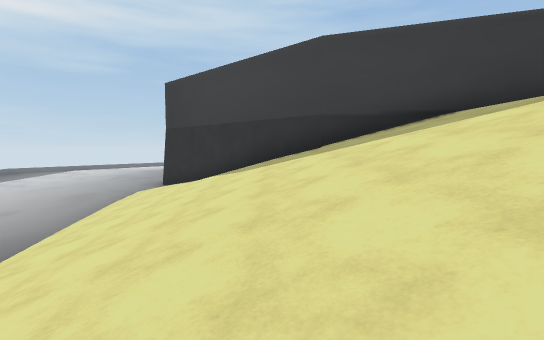
[1] (above)

16 first-person views from a walk through a scene from a Unity 3-D project. The camera is 1.2 m above the floor, tilts 4° down and sees 85° across. The floor is counted in squares, 2 m on a side. Each view is taken from the middle of a square. On the plan, view 1 faces up. The plan holds only what a view shows up to about 9 squares ahead; the rest is blank. The place goes on beyond the plan. Some animated figures are left out.

[2]
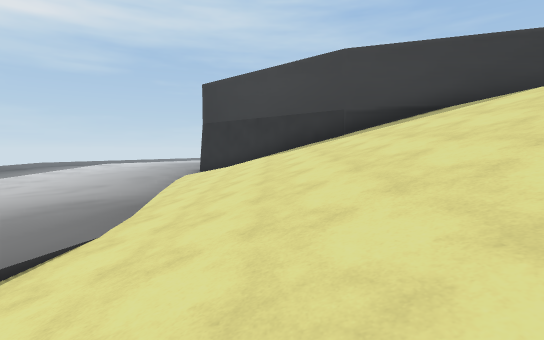

[3]
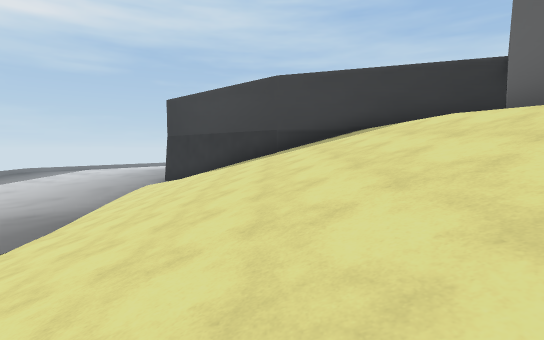

[4]
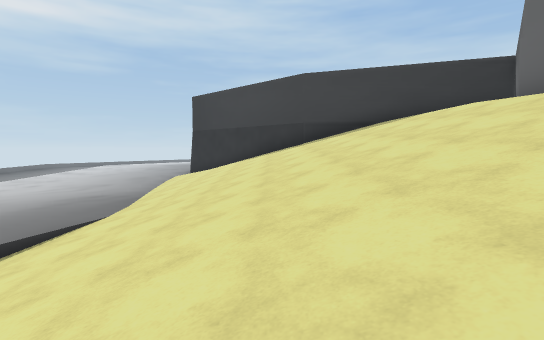

[5]
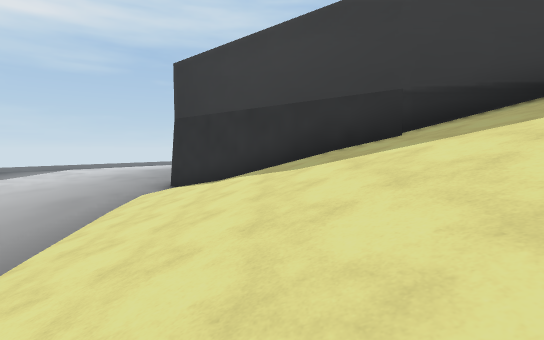

[6]
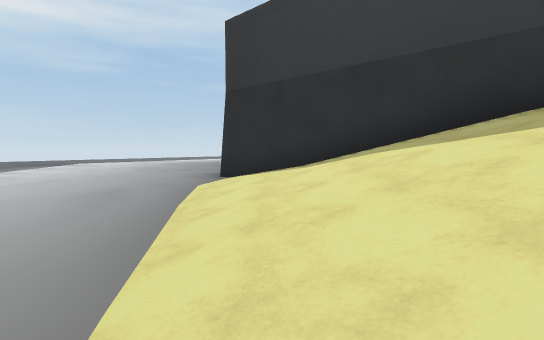

[7]
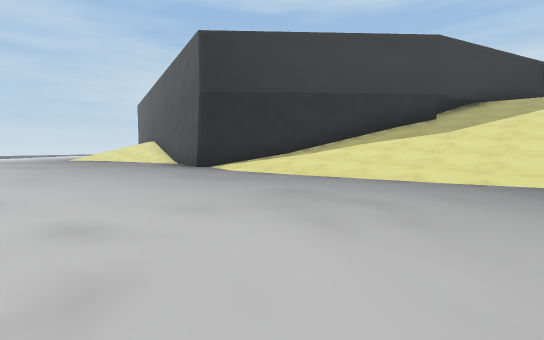

[8]
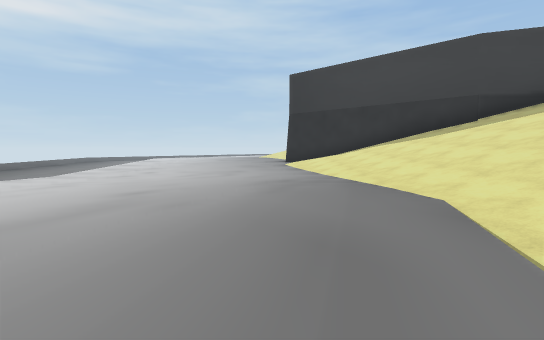

[9]
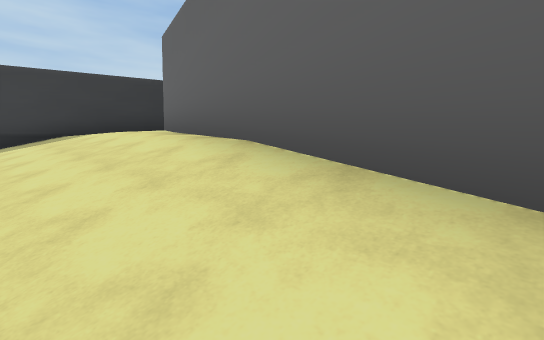

[10]
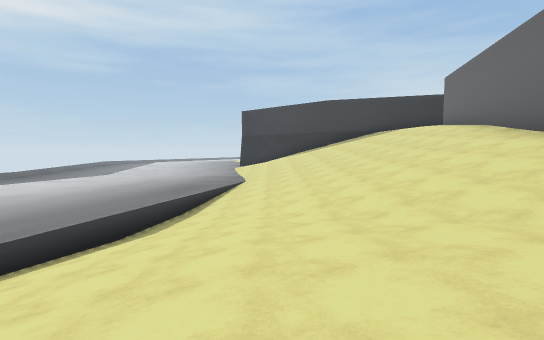

[11]
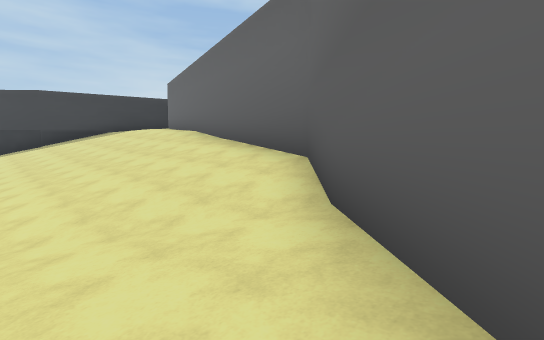

[12]
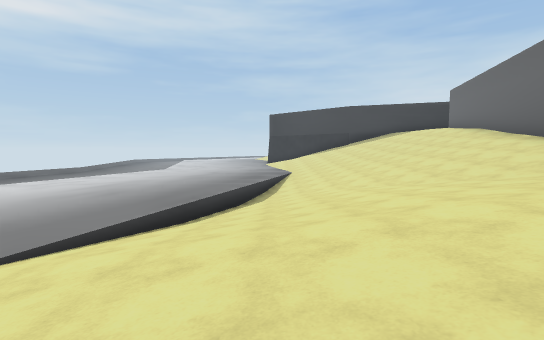

[13]
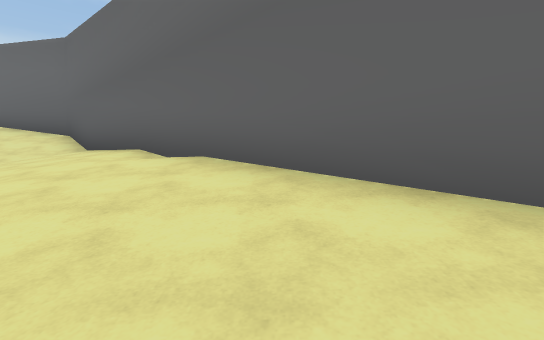

[14]
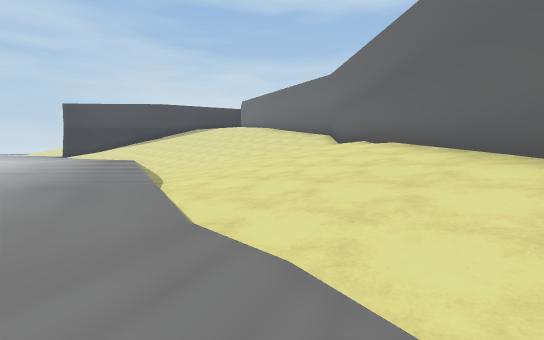

[15]
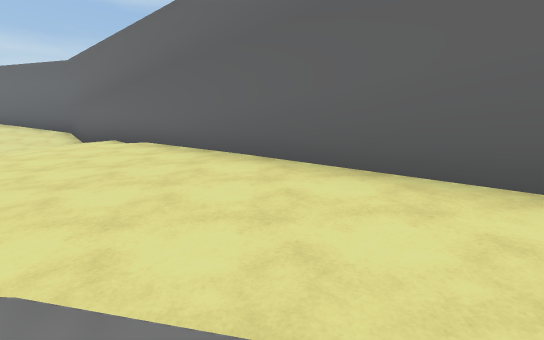

[16]
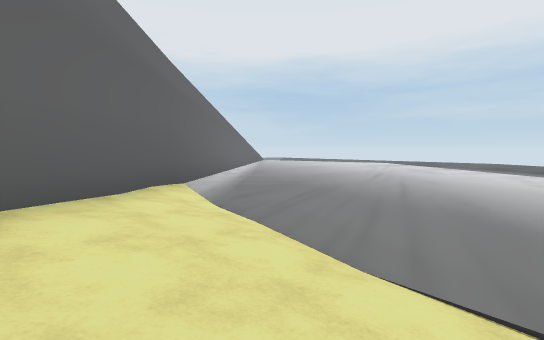

### Floor plan
Key: @ floor where view 1 was taken; # wall or solid block; . main floor; - floor 0.25 m lower than the main floor; : floor 1.25 m higher than the main floor; + floor 4.5 m higher than the main floor; / step, stairs or slope; = window, fence, low wall or low ledge; ^ raised ledge.
Columns run from 9 left of view 1 to 7 right of it. Each row starts with its distance up from view 1.
 12 -....#
 11 --.../^
 10 --...//^
  9 --...///##
  8 --...////#=
  7 ---../////#^^
  6 ---...///////#=^
  5 ---.../////////+=
  4 ---...//////// #=
  3 --....//////// =
  2 --....////////#
  1  -....////////=
  0   ....///@///##
 -1 -....////////=
 -2 .....////////=
 -3 .....////////=
 -4 .....///////##
 -5 ....////////=
 -6 ....////////=
 -7 ....////////=
 -8 ...////////##
 -9 ...///////##
-10 ..///////##
-11 ../////:##
-12 ../////##
-13 ..////##
-14 ..///##
-15 .///##
-16 .//##
-17 ./##
-18 /##
-19 ##
-20 #

Where each view was taken, in squares from view 1:
view 1: 0 up, 0 right, facing up
view 2: 2 down, 1 left, facing up
view 3: 3 down, 1 right, facing up
view 4: 4 down, 0 right, facing up
view 5: 2 up, 1 left, facing up
view 6: 4 up, 3 left, facing up
view 7: 4 up, 9 left, facing up-right
view 8: 2 down, 5 left, facing up
view 9: 4 down, 2 right, facing up-right
view 10: 10 down, 2 left, facing up
view 11: 10 down, 1 left, facing up-right
view 12: 13 down, 4 left, facing up
view 13: 13 down, 6 left, facing right
view 14: 15 down, 9 left, facing up-right
view 15: 15 down, 9 left, facing right
view 16: 13 down, 6 left, facing down-left
